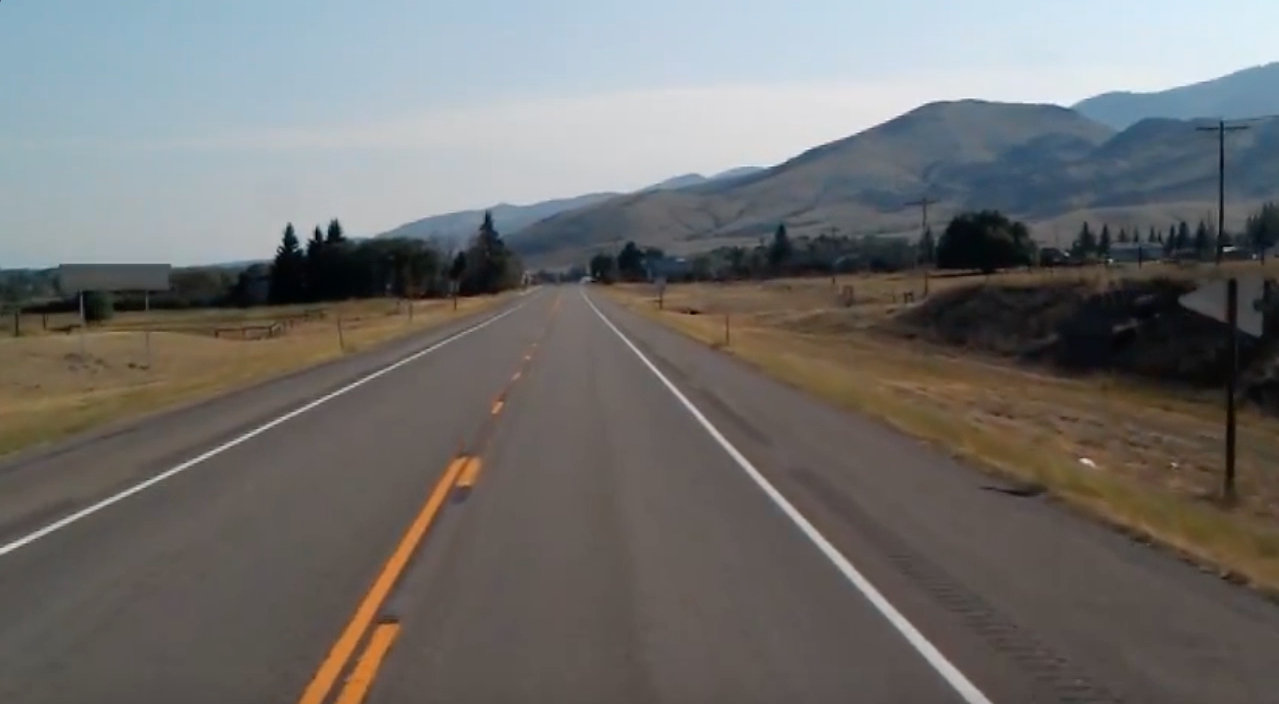
#> input picture lane_detection/test_image.jpeg, 1279 x 704 px
$ jupyter execute Lane_Detection.ipynb
#> lines starting #> are read from the running program, lines starting #| are printed output that depends on the picture; after the words box and inside, x2 and y2 are one past the last pixel; in counts of white or black regions, pixels touching at a corner belong together; pictures that were not available may be replaced by others from this repository, and a replacement may not be noted
[cell 1]
import cv2
import numpy as np
from matplotlib import pyplot as plt

[cell 2]
def canny(image):
    gray = cv2.cvtColor(image, cv2.COLOR_RGB2GRAY)
    blur = cv2.GaussianBlur(gray, (5,5), 0)
    canny = cv2.Canny(blur, 50, 150)
    return canny

[cell 3]
def region_of_interest(image):
    height = image.shape[0]
    polygons = np.array([[(200, height), (1100, height), (550,250)]])
    mask = np.zeros_like(image)
    cv2.fillPoly(mask, polygons, 255)
    masked_image = cv2.bitwise_and(image, mask)
    return masked_image

[cell 4]
def display_lines(image, lines):
    line_image = np.zeros_like(image)
    if lines is not None:
        for x1, y1, x2, y2 in lines:
            cv2.line(line_image, (x1, y1), (x2, y2), (0,0,255), 10)
    return line_image

[cell 5]
def make_coordinates(image, line_parameters):
    try:
        slope, intercept = line_parameters
    except TypeError:
        slope, intercept = 0.0001,0
    #slope, intercept = line_parameters
    y1 = image.shape[0]
    y2 = int(y1*3/5)
    x1 = int((y1 -  intercept)/slope)
    x2 = int((y2 -  intercept)/slope)
    return np.array([x1, y1, x2, y2])

[cell 6]
def average_slope_intercept(image, lines):
    left_fit = []
    right_fit = []
    for line in lines:
        x1, y1, x2, y2 = line.reshape(4)
        parameters = np.polyfit((x1,x2), (y1,y2), 1)
        slope = parameters[0]
        intercept = parameters[1]
        if slope <0:
            left_fit.append((slope,intercept))
        else:
            right_fit.append((slope,intercept))
# [8 lines of commented-out code are left out]
    left_fit_avg = np.average(left_fit, axis = 0)
    right_fit_avg = np.average(right_fit, axis = 0)
    left_line = make_coordinates(image, left_fit_avg)
    right_line = make_coordinates(image, right_fit_avg)
    return np.array([left_line, right_line])

[cell 7]
image = cv2.imread('test_image.jpeg')
#> image is the input picture: shape (704, 1279, 3); mean B, G, R 109.7, 111.3, 112.3
lane_image = np.copy(image)
canny_image = canny(lane_image)
#> in canny, `canny = cv2.Canny(blur, 50, 150)`:
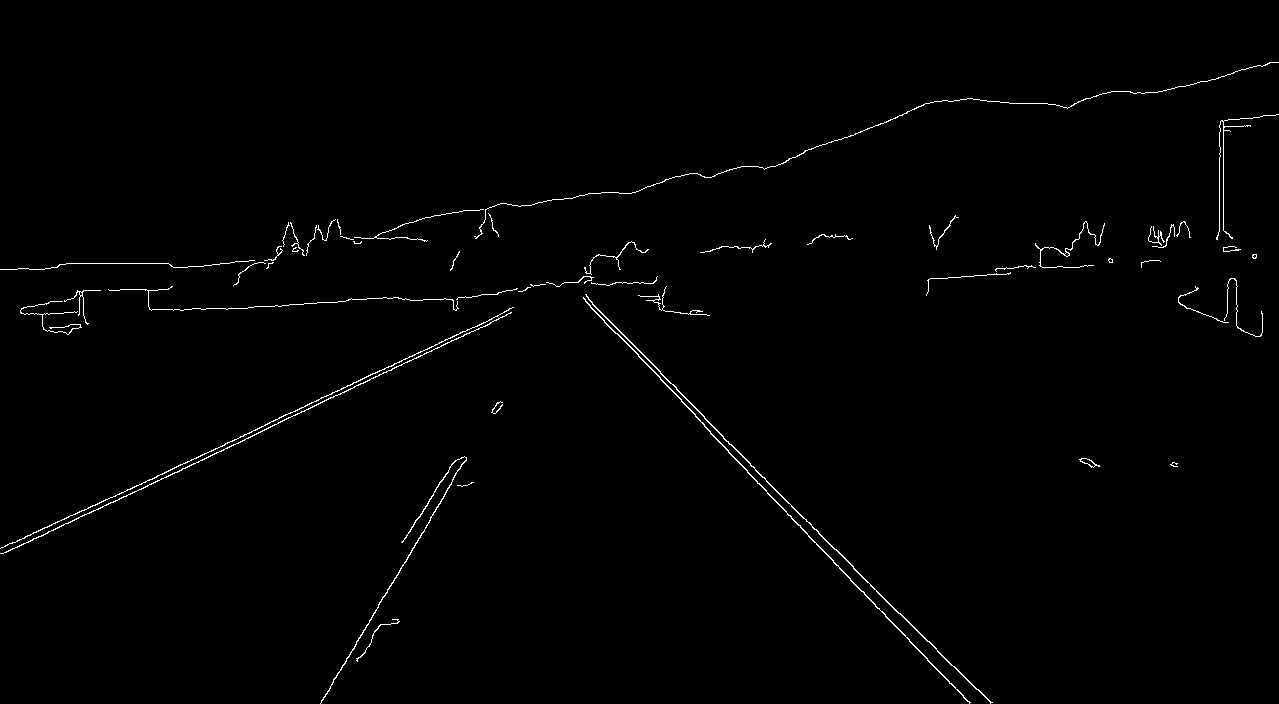
#> canny: shape (704, 1279); 0.91% white in thin lines or dots
cropped_image = region_of_interest(canny_image)
#> in region_of_interest, `cv2.fillPoly(mask, polygons, 255)`: mask: shape (704, 1279); 22.7% white; 1 white region, box (x1, y1, x2, y2) and area: (200, 250, 1100, 704) 204575
#> in region_of_interest, `masked_image = cv2.bitwise_and(image, mask)`: masked_image: shape (704, 1279); 0.26% white in thin lines or dots, all inside (x1, y1, x2, y2) = (320, 277, 993, 704)
lines= cv2.HoughLinesP(cropped_image, 2, np.pi/180, 100,
                       np.array([]), minLineLength = 40, maxLineGap = 5)
#> lines = 13 rows, first 6: [704, 418, 927, 641], [704, 426, 791, 516], [320, 703, 445, 494], [585, 301, 663, 381], [630, 341, 670, 383], [794, 520, 861, 591]
averages_lines= average_slope_intercept(lane_image, lines)
#> the loop in average_slope_intercept, `for line in lines:` made 13 passes
#> (x1, y1, x2, y2, slope, intercept) on passes 1 to 12: (704, 418, 927, 641, 1, -286), (704, 426, 791, 516, 1.03, -302.3), (320, 703, 445, 494, -1.67, 1238), (585, 301, 663, 381, 1.03, -299), (630, 341, 670, 383, 1.05, -320.5), (794, 520, 861, 591, 1.06, -321.4), (659, 371, 704, 416, 1, -288), (870, 599, 939, 672, 1.06, -321.4), (767, 493, 807, 534, 1.03, -293.2), (423, 509, 454, 461, -1.55, 1164), (940, 653, 991, 702, 0.961, -250.1), (824, 551, 879, 609, 1.05, -317.9)
#> after the loop in average_slope_intercept, `for line in lines:`: left_fit = [(-1.67, 1238), (-1.55, 1164)]; right_fit = [(1, -286), (1.03, -302.3), (1.03, -299), (1.05, -320.5), (1.06, -321.4), (1, -288), (1.06, -321.4), (1.03, -293.2), (0.961, -250.1), (1.05, -317.9), (1, -287)]
#> in average_slope_intercept, `left_fit_avg = np.average(left_fit, axis = 0)`: left_fit_avg = [-1.61, 1201]
#> in average_slope_intercept, `right_fit_avg = np.average(right_fit, axis = 0)`: right_fit_avg = [1.02, -298.8]
#> in make_coordinates, `slope, intercept = line_parameters`: slope = -1.61; intercept = 1201
#> in make_coordinates, `x1 = int((y1 -  intercept)/slope)`: x1 = 308
#> in make_coordinates, `x2 = int((y2 -  intercept)/slope)`: x2 = 483
#> in average_slope_intercept, `left_line = make_coordinates(image, left_fit_avg)`: left_line = [308, 704, 483, 422]
#> in average_slope_intercept, `right_line = make_coordinates(image, right_fit_avg)`: right_line = [978, 704, 703, 422]
#> averages_lines = [[308, 704, 483, 422], [978, 704, 703, 422]]
line_image = display_lines(lane_image, averages_lines)
#> the loop in display_lines, `for x1, y1, x2, y2 in lines:` made 2 passes
combo_image = cv2.addWeighted(lane_image, 0.8, line_image, 1, 1)
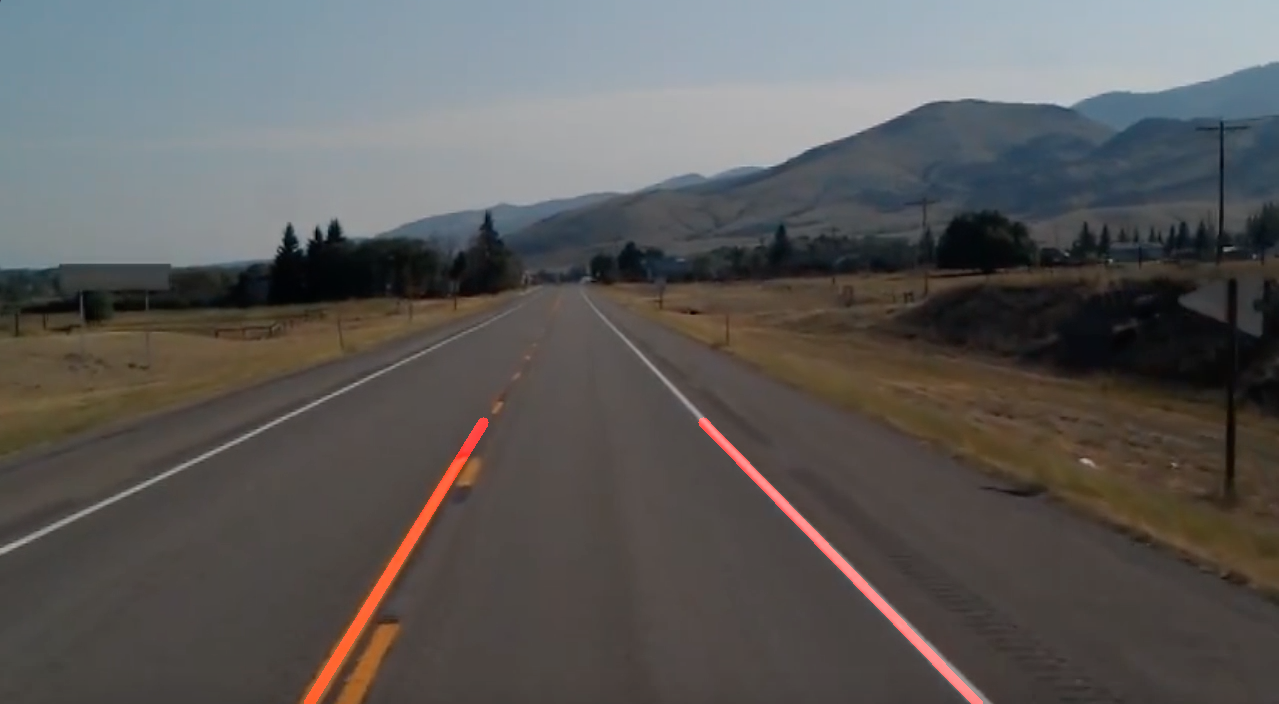
#> combo_image: shape (704, 1279, 3); mean B, G, R 88.7, 90, 91.8
cv2.imshow('lane', combo_image)
cv2.imwrite('out_image.jpeg', combo_image)
cv2.waitKey(0)
#> Out = 113

[cell 8]
cap = cv2.VideoCapture('test_vid.mp4')

frame_width = int(cap.get(3))
#> frame_width = 1280
frame_height = int(cap.get(4))
#> frame_height = 720
out = cv2.VideoWriter('out_vid.avi',cv2.VideoWriter_fourcc('M','J','P','G'), 40, (frame_width,frame_height))

while(cap.isOpened()):
    ret , frame = cap.read()
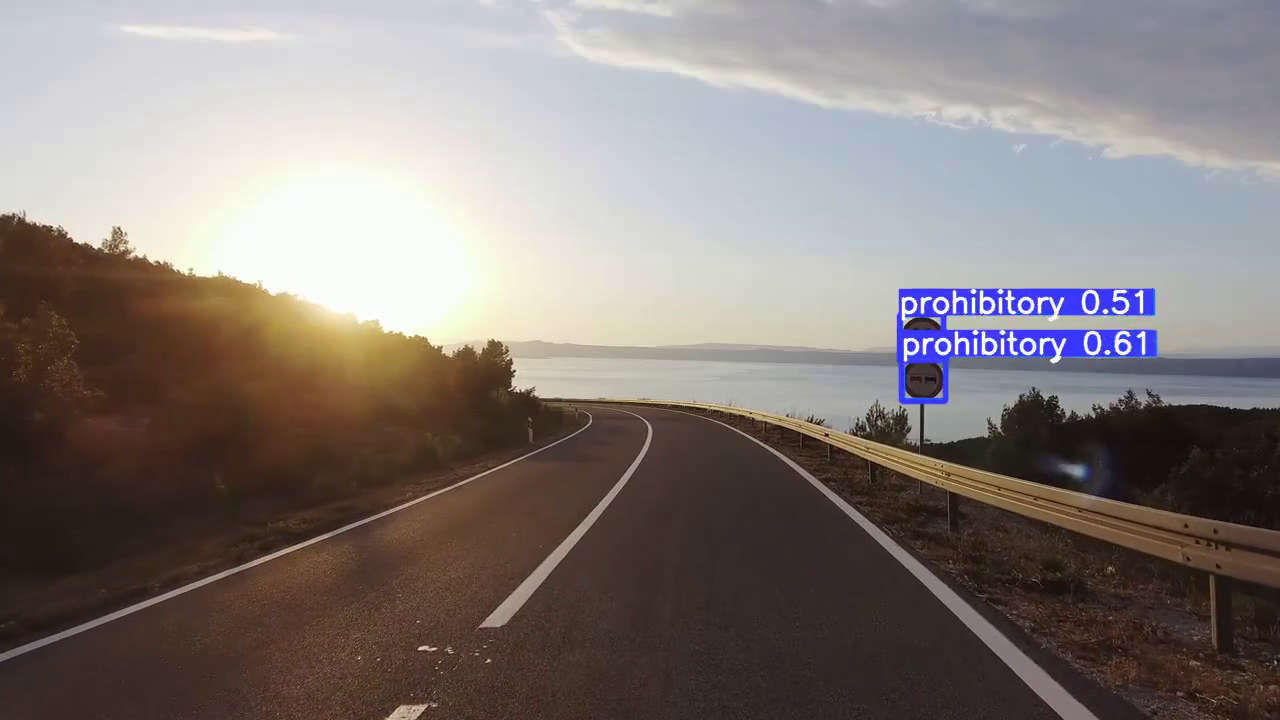
#> input picture frame 5 of vehicle_and_sign_detection/2_sign_test.mp4, 1280 x 720 px, given in place of test_vid.mp4, which was not available
#> frame is the input picture: shape (720, 1280, 3); mean B, G, R 120.8, 123.7, 132.7
    if ret == True:
        canny_image = canny(frame)
#> in canny (call 2), `canny = cv2.Canny(blur, 50, 150)`: canny: shape (720, 1280); 1.6% white in thin lines or dots, all inside (x1, y1, x2, y2) = (0, 210, 1280, 720)
        cropped_image = region_of_interest(canny_image)
#> in region_of_interest (call 2), `cv2.fillPoly(mask, polygons, 255)`: mask: shape (720, 1280); 23% white; 1 white region, box (x1, y1, x2, y2) and area: (200, 250, 1100, 720) 211775
#> in region_of_interest (call 2), `masked_image = cv2.bitwise_and(image, mask)`: masked_image: shape (720, 1280); 0.41% white in thin lines or dots, all inside (x1, y1, x2, y2) = (339, 339, 1099, 720)
        lines= cv2.HoughLinesP(cropped_image, 2, np.pi/180, 100,
                               np.array([]), minLineLength = 40, maxLineGap = 5)
#> lines = 16 rows, first 6: [889, 551, 1062, 718], [473, 631, 586, 518], [506, 623, 609, 504], [362, 520, 550, 444], [803, 477, 855, 520], [388, 514, 453, 487]
        averages_lines= average_slope_intercept(frame, lines)
#> the loop in average_slope_intercept (call 2), `for line in lines:` made 16 passes
#> (x1, y1, x2, y2, slope, intercept) on passes 1 to 12: (889, 551, 1062, 718, 0.965, -307.2), (473, 631, 586, 518, -1, 1104), (506, 623, 609, 504, -1.16, 1207.6), (362, 520, 550, 444, -0.404, 666.3), (803, 477, 855, 520, 0.827, -187), (388, 514, 453, 487, -0.415, 675.2), (634, 402, 676, 404, 0.0476, 371.8), (768, 449, 834, 502, 0.803, -167.7), (433, 496, 565, 440, -0.424, 679.7), (551, 357, 639, 358, 0.0114, 350.7), (591, 512, 638, 456, -1.19, 1216.2), (480, 625, 562, 543, -1, 1105)
#> averages_lines = [[288, 720, 649, 432], [1322, 720, 788, 432]]
        line_image = display_lines(frame, averages_lines)
#> the loop in display_lines (call 2), `for x1, y1, x2, y2 in lines:` made 2 passes
        combo_image = cv2.addWeighted(frame, 0.8, line_image, 1, 1)
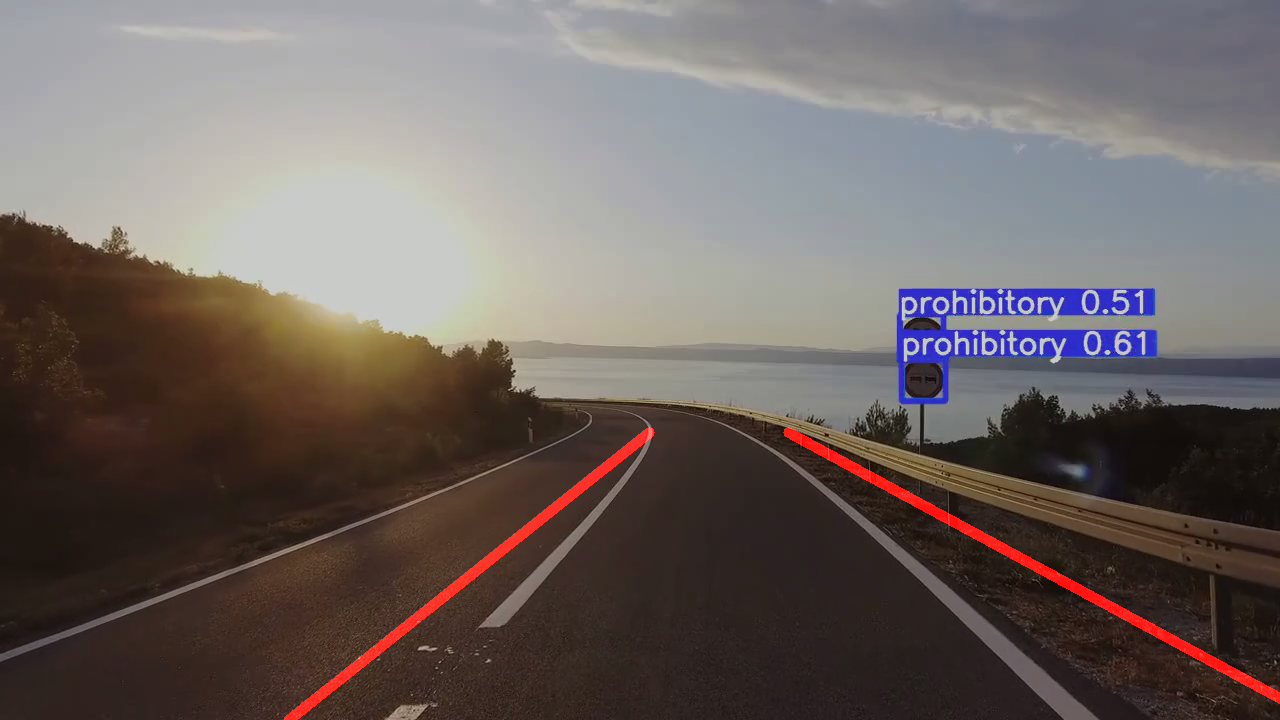
#> combo_image: shape (720, 1280, 3); mean B, G, R 97.6, 100, 109.5
        cv2.imshow('lane', combo_image)

        out.write(combo_image)


        if cv2.waitKey(2) & 0xFF == ord('q'):
#> (key q is pressed here)
            break
    else:
        break

cap.release()
out.release()
cv2.destroyAllWindows()
